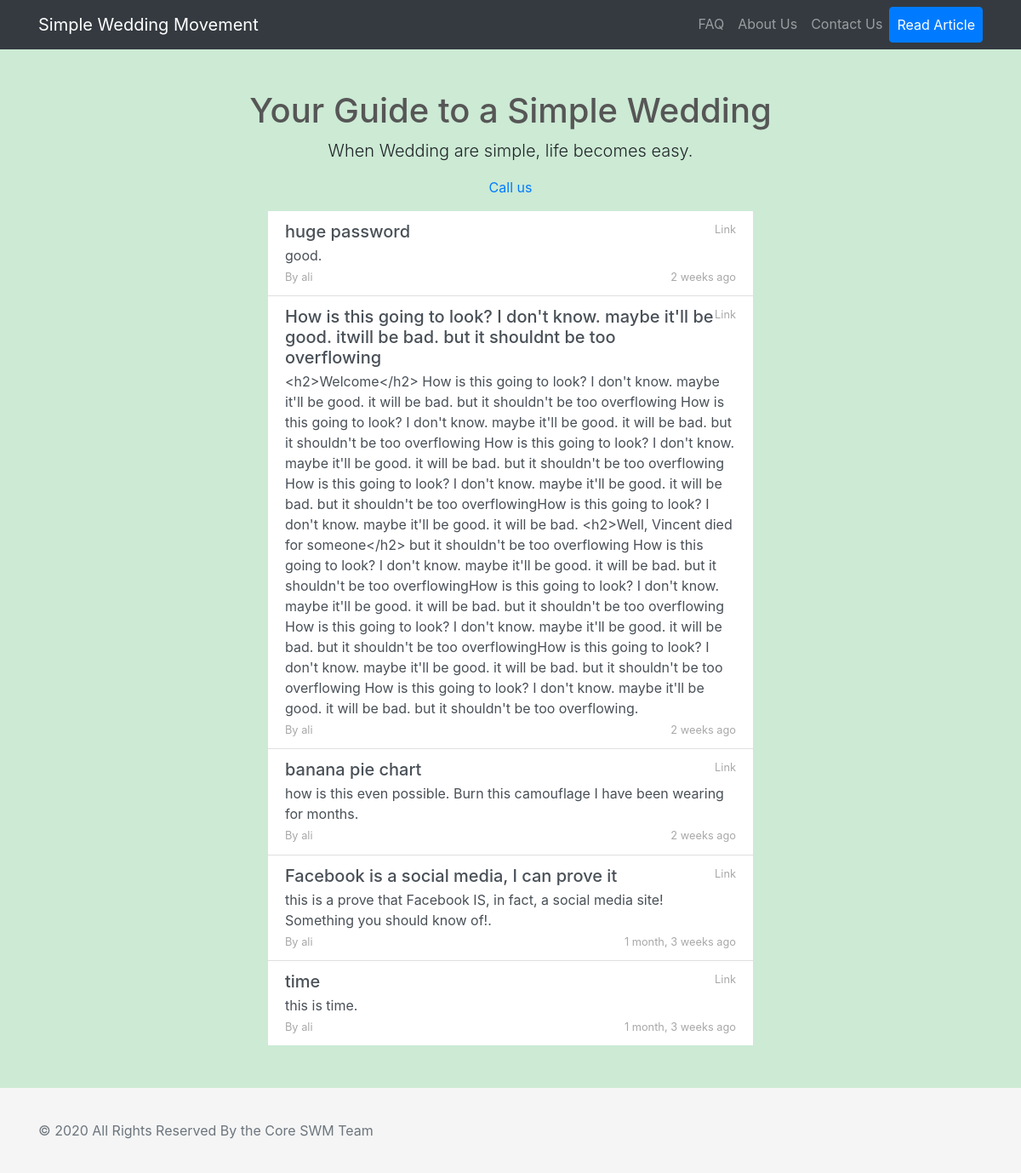
Screenshot of /blog/ with the database file from the repository.
### core/models.py (models this page shows, shortened)
class Post(models.Model):
    user = models.ForeignKey(settings.AUTH_USER_MODEL, default=1, on_delete=models.CASCADE)
    title = models.CharField(max_length=300)
    link = models.CharField(max_length=2200, blank=True)
    detail = models.TextField(max_length=2200)
    slug = models.SlugField(max_length=200, unique=True)
    catagory = models.ForeignKey(catagories, related_name='posts', default=1, on_delete=models.CASCADE)
    publish = models.BooleanField(default=False)
    timestamp = models.DateTimeField(auto_now=False, auto_now_add=True)
    updated = models.DateTimeField(auto_now=True, auto_now_add=False)
    class Meta:
        ordering = ["-timestamp", "-updated"]

class catagories(models.Model):
    catagory_name = models.CharField(max_length=20)
    description = models.TextField(max_length=160)
    timestamp = models.DateTimeField(auto_now=False, auto_now_add=True)
    updated = models.DateTimeField(auto_now=True, auto_now_add=False)
    def __str__(self):
        return self.catagory_name
    class Meta:
        ordering = ["-timestamp", "-updated"]

### core/views.py (the view)
# urls.py: path('', TemplateView.as_view(template_name='welcome.html'), name='index'),
def index(request):
	links = Post.objects.filter(publish=True)
	context = {
		'production' : settings.PRODUCTION,
		'links' : links,
	}
	return render(request, 'core/blog_list.html', context)

### core/templates/core/blog_list.html (shortened to what this page needs)
{% extends 'base.html' %}
{% load static %}
{% block content %}
<div class="container">
  <div class="row">
    <div class="col-lg-12 text-center">
      <h1 class="mt-5" style="color: #565656">Your Guide to a Simple Wedding</h1>
      <p class="lead">When Wedding are simple, life becomes easy.</p>
      <ul class="list-unstyled">
        <li><a href="tel:+918008245395">Call us</a></li>
      </ul>
    </div>
  </div>
</div>
<section class="col-lg-6 offset-lg-3 col-sm-12 col-md-12">
  <div class="list-group list-group-flush">
    {% for link in links %}
    <a href=" {% if link.link %}  {{link.link}} {% else %} {% url 'article' link.slug %} {% endif %}" class="link-box list-group-item list-group-item-action flex-column align-items-start">
      <div class="d-flex w-100 justify-content-between">
        <h5 class="mb-1">{{link.title}}</h5>
        <small class="extra-text">{{link.catagory}}</small>
      </div>
      <p class="mb-1">{{link.detail}}.</p>
      <div class="d-flex w-100 justify-content-between">
        <small class="extra-text">By {{link.user}}</small>
        <small class="extra-text">{{link.timestamp|timesince}} ago</small>
      </div>
    </a>
    {% endfor %}
  </div>
</section>
{% endblock %}

### templates/base.html (style rules this page uses)
html { position: relative; min-height: 100%; }
body { margin-bottom: 150px; }
.link-box { background-color: #FFFFFF; }
.extra-text { color: #A8A8A8; }

### rows the page displays
Post: title "huge password", catagory "Link", detail "good", user "ali", timestamp "2 weeks"
Post: title "How is this going to look? I don't know. maybe it'll be good. itwill be bad. but it shouldnt be too overflowing", catagory "Link", detail "<h2>Welcome</h2> How is this going to look? I don't know. maybe it'll be good. it will be bad. but it shouldn't be too overflowing How is this going to look? I don't know. maybe it'll be good. it will be bad. but it shouldn't be too overflowing How is this going to look? I don't know. maybe it'll be good. it will be bad. but it shouldn't be too overflowing How is this going to look? I don't know. maybe it'll be good. it will be bad. but it shouldn't be too overflowingHow is this going to look? I don't know. maybe it'll be good. it will be bad. <h2>Well, Vincent died for someone</h2> but it shouldn't be too overflowing How is this going to look? I don't know. maybe it'll be good. it will be…", user "ali", timestamp "2 weeks"
Post: title "banana pie chart", catagory "Link", detail "how is this even possible. Burn this camouflage I have been wearing for months", user "ali", timestamp "2 weeks"
Post: title "Facebook is a social media, I can prove it", catagory "Link", detail "this is a prove that Facebook IS, in fact, a social media site! Something you should know of!", user "ali", timestamp "1 month, 3 weeks"
Post: title "time", catagory "Link", detail "this is time", user "ali", timestamp "1 month, 3 weeks"
